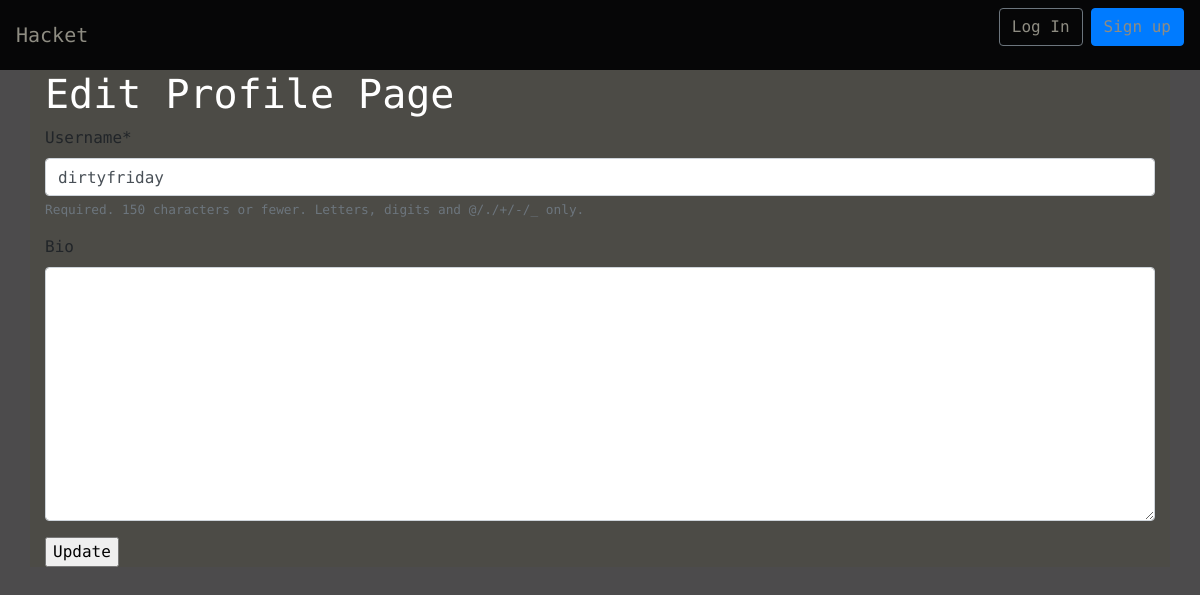
/accounts/1/edit/, run on an earlier commit of the app's database.
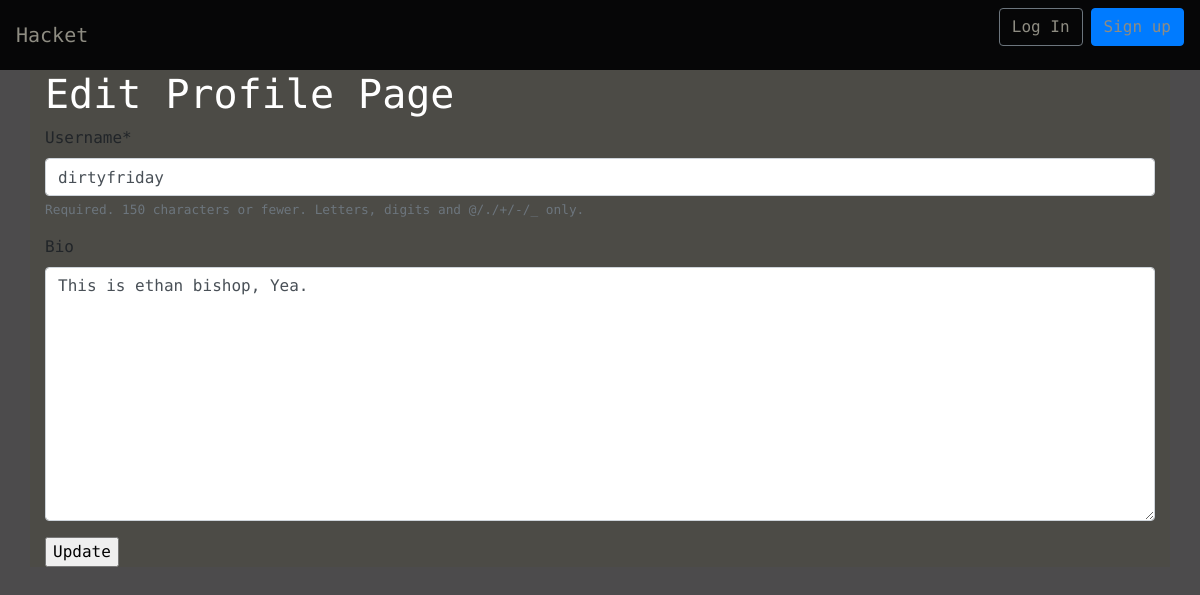
And on a later commit of the database.
### accounts/models.py (models this page shows, shortened)
class CustomUser(AbstractUser):
    age = models.PositiveIntegerField(null=True, blank=True)
    bio = models.TextField(max_length=255, null=True, blank=True)

### accounts/views.py (the view)
# urls.py: path('<int:pk>/edit/', EditProfilePageView.as_view(), name='edit_profile')
class EditProfilePageView(UpdateView):
    model = CustomUser
    template_name = 'registration/edit_profile.html'
    fields = ['username', 'bio']

### templates/registration/edit_profile.html (shortened to what this page needs)
{% extends 'base.html' %}
{% load crispy_forms_tags %}
{% block content %}
    <h1>Edit Profile Page</h1>
    <form action="" method="post">
        {{ form|crispy }}
    <input type="submit" value="Update">
</form>
{% endblock content %}

What changed in the data, as far as the page shows it:
changed CustomUser "dirtyfriday": bio (not shown) → "This is ethan bishop, Yea."
